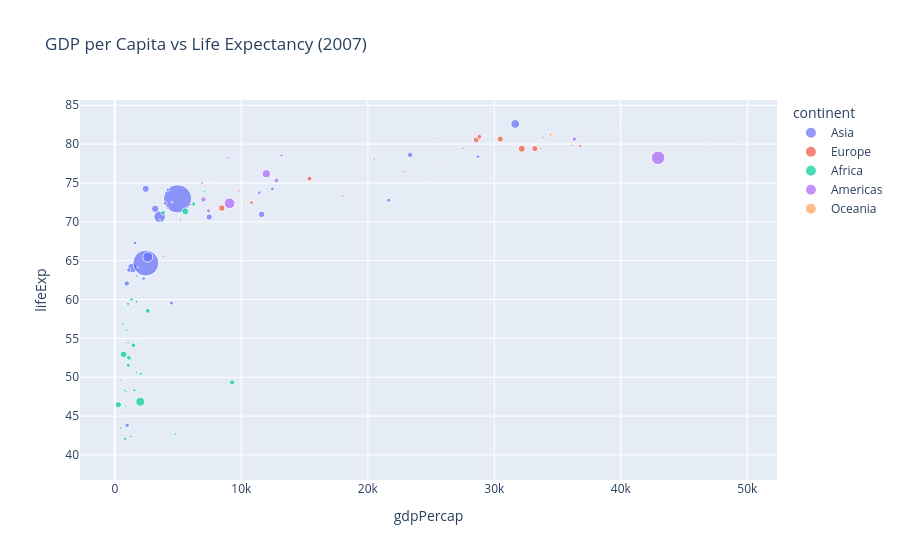

Notebook code cell kept with this figure:
### Code cell
fig = px.scatter(gapminder_2007, x="gdpPercap", y="lifeExp", color="continent",
                  size="pop", hover_name="country",
                  title="GDP per Capita vs Life Expectancy (2007)")
fig.show()

### Figure 1 — Plotly figure (JSON) as saved in the notebook; plotly's stock layout.template omitted (floating-point values rounded to 4 significant figures)
{"data": [{"hovertemplate": "<b>%{hovertext}</b><br><br>continent=Asia<br>gdpPercap=%{x}<br>lifeExp=%{y}<br>pop=%{marker.size}<extra></extra>", "hovertext": ["Afghanistan", "Bahrain", "Bangladesh", "Cambodia", "China", "Hong Kong, China", "India", "Indonesia", "Iran", "Iraq", "Israel", "Japan", "Jordan", "Korea, Dem. Rep.", "Korea, Rep.", "Kuwait", "Lebanon", "Malaysia", "Mongolia", "Myanmar", "Nepal", "Oman", "Pakistan", "Philippines", "Saudi Arabia", "Singapore", "Sri Lanka", "Syria", "Taiwan", "Thailand", "Vietnam", "West Bank and Gaza", "Yemen, Rep."], "legendgroup": "Asia", "marker": {"color": "#636efa", "size": [31889923, 708573, 150448339, 14131858, 1318683096, 6980412, 1110396331, 223547000, 69453570, 27499638, 6426679, 127467972, 6053193, 23301725, 49044790, 2505559, 3921278, 24821286, 2874127, 47761980, 28901790, 3204897, 169270617, 91077287, 27601038, 4553009, 20378239, 19314747, 23174294, 65068149, 85262356, 4018332, 22211743], "sizemode": "area", "sizeref": 3297000.0, "symbol": "circle"}, "mode": "markers", "name": "Asia", "orientation": "v", "showlegend": true, "type": "scatter", "x": [974.6, 29800.0, 1391.0, 1714.0, 4959.0, 39720.0, 2452.0, 3541.0, 11610.0, 4471.0, 25520.0, 31660.0, 4519.0, 1593.0, 23350.0, 47310.0, 10460.0, 12450.0, 3096.0, 944.0, 1091.0, 22320.0, 2606.0, 3190.0, 21650.0, 47140.0, 3970.0, 4185.0, 28720.0, 7458.0, 2442.0, 3025.0, 2281.0], "xaxis": "x", "y": [43.83, 75.64, 64.06, 59.72, 72.96, 82.21, 64.7, 70.65, 70.96, 59.55, 80.75, 82.6, 72.53, 67.3, 78.62, 77.59, 71.99, 74.24, 66.8, 62.07, 63.78, 75.64, 65.48, 71.69, 72.78, 79.97, 72.4, 74.14, 78.4, 70.62, 74.25, 73.42, 62.7], "yaxis": "y"}, {"hovertemplate": "<b>%{hovertext}</b><br><br>continent=Europe<br>gdpPercap=%{x}<br>lifeExp=%{y}<br>pop=%{marker.size}<extra></extra>", "hovertext": ["Albania", "Austria", "Belgium", "Bosnia and Herzegovina", "Bulgaria", "Croatia", "Czech Republic", "Denmark", "Finland", "France", "Germany", "Greece", "Hungary", "Iceland", "Ireland", "Italy", "Montenegro", "Netherlands", "Norway", "Poland", "Portugal", "Romania", "Serbia", "Slovak Republic", "Slovenia", "Spain", "Sweden", "Switzerland", "Turkey", "United Kingdom"], "legendgroup": "Europe", "marker": {"color": "#EF553B", "size": [3600523, 8199783, 10392226, 4552198, 7322858, 4493312, 10228744, 5468120, 5238460, 61083916, 82400996, 10706290, 9956108, 301931, 4109086, 58147733, 684736, 16570613, 4627926, 38518241, 10642836, 22276056, 10150265, 5447502, 2009245, 40448191, 9031088, 7554661, 71158647, 60776238], "sizemode": "area", "sizeref": 3297000.0, "symbol": "circle"}, "mode": "markers", "name": "Europe", "orientation": "v", "showlegend": true, "type": "scatter", "x": [5937.0, 36130.0, 33690.0, 7446.0, 10680.0, 14620.0, 22830.0, 35280.0, 33210.0, 30470.0, 32170.0, 27540.0, 18010.0, 36180.0, 40680.0, 28570.0, 9254.0, 36800.0, 49360.0, 15390.0, 20510.0, 10810.0, 9787.0, 18680.0, 25770.0, 28820.0, 33860.0, 37510.0, 8458.0, 33200.0], "xaxis": "x", "y": [76.42, 79.83, 79.44, 74.85, 73.0, 75.75, 76.49, 78.33, 79.31, 80.66, 79.41, 79.48, 73.34, 81.76, 78.89, 80.55, 74.54, 79.76, 80.2, 75.56, 78.1, 72.48, 74.0, 74.66, 77.93, 80.94, 80.88, 81.7, 71.78, 79.42], "yaxis": "y"}, {"hovertemplate": "<b>%{hovertext}</b><br><br>continent=Africa<br>gdpPercap=%{x}<br>lifeExp=%{y}<br>pop=%{marker.size}<extra></extra>", "hovertext": ["Algeria", "Angola", "Benin", "Botswana", "Burkina Faso", "Burundi", "Cameroon", "Central African Republic", "Chad", "Comoros", "Congo, Dem. Rep.", "Congo, Rep.", "Cote d'Ivoire", "Djibouti", "Egypt", "Equatorial Guinea", "Eritrea", "Ethiopia", "Gabon", "Gambia", "Ghana", "Guinea", "Guinea-Bissau", "Kenya", "Lesotho", "Liberia", "Libya", "Madagascar", "Malawi", "Mali", "Mauritania", "Mauritius", "Morocco", "Mozambique", "Namibia", "Niger", "Nigeria", "Reunion", "Rwanda", "Sao Tome and Principe", "Senegal", "Sierra Leone", "Somalia", "South Africa", "Sudan", "Swaziland", "Tanzania", "Togo", "Tunisia", "Uganda", "Zambia", "Zimbabwe"], "legendgroup": "Africa", "marker": {"color": "#00cc96", "size": [33333216, 12420476, 8078314, 1639131, 14326203, 8390505, 17696293, 4369038, 10238807, 710960, 64606759, 3800610, 18013409, 496374, 80264543, 551201, 4906585, 76511887, 1454867, 1688359, 22873338, 9947814, 1472041, 35610177, 2012649, 3193942, 6036914, 19167654, 13327079, 12031795, 3270065, 1250882, 33757175, 19951656, 2055080, 12894865, 135031164, 798094, 8860588, 199579, 12267493, 6144562, 9118773, 43997828, 42292929, 1133066, 38139640, 5701579, 10276158, 29170398, 11746035, 12311143], "sizemode": "area", "sizeref": 3297000.0, "symbol": "circle"}, "mode": "markers", "name": "Africa", "orientation": "v", "showlegend": true, "type": "scatter", "x": [6223.0, 4797.0, 1441.0, 12570.0, 1217.0, 430.1, 2042.0, 706.0, 1704.0, 986.1, 277.6, 3633.0, 1545.0, 2082.0, 5581.0, 12150.0, 641.4, 690.8, 13210.0, 752.7, 1328.0, 942.7, 579.2, 1463.0, 1569.0, 414.5, 12060.0, 1045.0, 759.3, 1043.0, 1803.0, 10960.0, 3820.0, 823.7, 4811.0, 619.7, 2014.0, 7670.0, 863.1, 1598.0, 1712.0, 862.5, 926.1, 9270.0, 2602.0, 4513.0, 1107.0, 883.0, 7093.0, 1056.0, 1271.0, 469.7], "xaxis": "x", "y": [72.3, 42.73, 56.73, 50.73, 52.3, 49.58, 50.43, 44.74, 50.65, 65.15, 46.46, 55.32, 48.33, 54.79, 71.34, 51.58, 58.04, 52.95, 56.73, 59.45, 60.02, 56.01, 46.39, 54.11, 42.59, 45.68, 73.95, 59.44, 48.3, 54.47, 64.16, 72.8, 71.16, 42.08, 52.91, 56.87, 46.86, 76.44, 46.24, 65.53, 63.06, 42.57, 48.16, 49.34, 58.56, 39.61, 52.52, 58.42, 73.92, 51.54, 42.38, 43.49], "yaxis": "y"}, {"hovertemplate": "<b>%{hovertext}</b><br><br>continent=Americas<br>gdpPercap=%{x}<br>lifeExp=%{y}<br>pop=%{marker.size}<extra></extra>", "hovertext": ["Argentina", "Bolivia", "Brazil", "Canada", "Chile", "Colombia", "Costa Rica", "Cuba", "Dominican Republic", "Ecuador", "El Salvador", "Guatemala", "Haiti", "Honduras", "Jamaica", "Mexico", "Nicaragua", "Panama", "Paraguay", "Peru", "Puerto Rico", "Trinidad and Tobago", "United States", "Uruguay", "Venezuela"], "legendgroup": "Americas", "marker": {"color": "#ab63fa", "size": [40301927, 9119152, 190010647, 33390141, 16284741, 44227550, 4133884, 11416987, 9319622, 13755680, 6939688, 12572928, 8502814, 7483763, 2780132, 108700891, 5675356, 3242173, 6667147, 28674757, 3942491, 1056608, 301139947, 3447496, 26084662], "sizemode": "area", "sizeref": 3297000.0, "symbol": "circle"}, "mode": "markers", "name": "Americas", "orientation": "v", "showlegend": true, "type": "scatter", "x": [12780.0, 3822.0, 9066.0, 36320.0, 13170.0, 7007.0, 9645.0, 8948.0, 6025.0, 6873.0, 5728.0, 5186.0, 1202.0, 3548.0, 7321.0, 11980.0, 2749.0, 9809.0, 4173.0, 7409.0, 19330.0, 18010.0, 42950.0, 10610.0, 11420.0], "xaxis": "x", "y": [75.32, 65.55, 72.39, 80.65, 78.55, 72.89, 78.78, 78.27, 72.23, 74.99, 71.88, 70.26, 60.92, 70.2, 72.57, 76.19, 72.9, 75.54, 71.75, 71.42, 78.75, 69.82, 78.24, 76.38, 73.75], "yaxis": "y"}, {"hovertemplate": "<b>%{hovertext}</b><br><br>continent=Oceania<br>gdpPercap=%{x}<br>lifeExp=%{y}<br>pop=%{marker.size}<extra></extra>", "hovertext": ["Australia", "New Zealand"], "legendgroup": "Oceania", "marker": {"color": "#FFA15A", "size": [20434176, 4115771], "sizemode": "area", "sizeref": 3297000.0, "symbol": "circle"}, "mode": "markers", "name": "Oceania", "orientation": "v", "showlegend": true, "type": "scatter", "x": [34440.0, 25190.0], "xaxis": "x", "y": [81.23, 80.2], "yaxis": "y"}], "layout": {"legend": {"itemsizing": "constant", "title": {"text": "continent"}, "tracegroupgap": 0}, "title": {"text": "GDP per Capita vs Life Expectancy (2007)"}, "xaxis": {"anchor": "y", "domain": [0, 1], "title": {"text": "gdpPercap"}}, "yaxis": {"anchor": "x", "domain": [0, 1], "title": {"text": "lifeExp"}}}}
